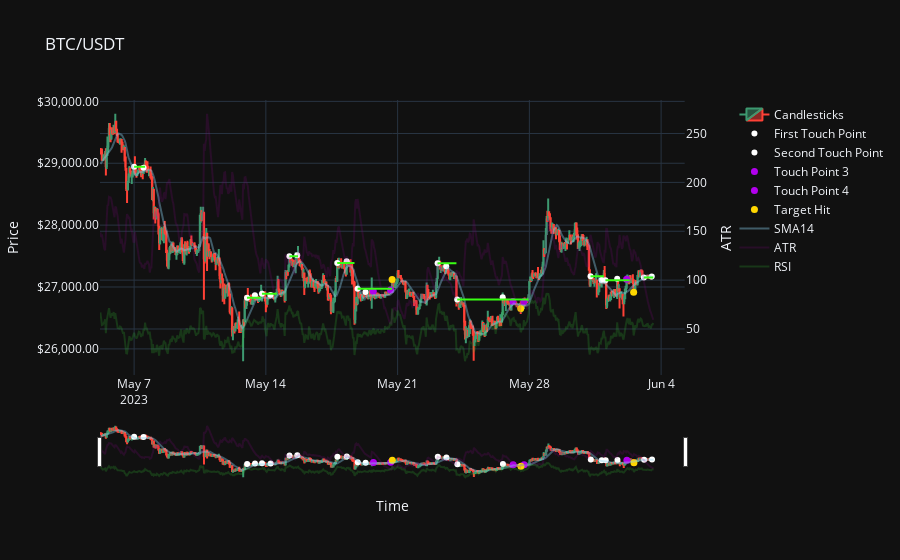
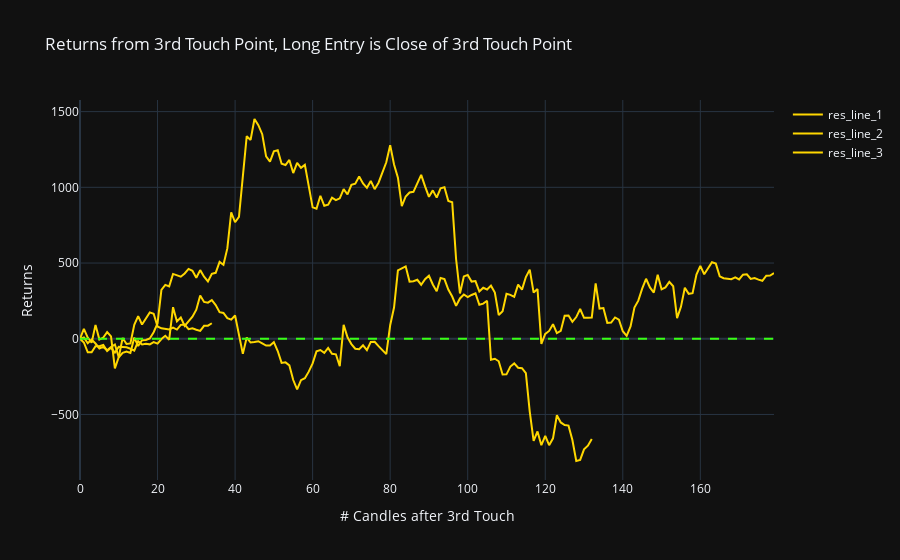

Source (notebook cell) for these figures, in order:
### Code cell
# Candlestick plot
fig = make_subplots(specs=[[{"secondary_y": True}]])

# Plots candlestick graph with atr, rsi, sma, horizontal resistance line, all touch points and target hit point.
candlestick_trace = go.Candlestick(x=df['time'], open=df['open'], high=df['high'], low=df['low'], close=df['close'], name='Candlesticks')
atr_trace = go.Scatter(x=df['time'], y=df['atr'], mode='lines', name='ATR', line=dict(color='purple'), opacity=0.2)
first_touch_trace = go.Scatter(x=resistance_df['initial_point'], y=resistance_df['line_price'], mode='markers', name='First Touch Point', marker=dict(color='white', size=6))
second_touch_trace = go.Scatter(x=resistance_df['touch_2'], y=resistance_df['touch_2_price'], mode='markers', name='Second Touch Point', marker=dict(color='white', size=6))
target_trace = go.Scatter(x=resistance_df['target_hit_time'], y=resistance_df['net_pl'] + resistance_df['entry_price'], mode='markers', name='Target Hit', marker=dict(color='#FFD700', size=7))
sma_trace = go.Scatter(x=df['time'], y=df['sma14'], mode='lines', name='SMA14', line=dict(color='#87CEEB'), opacity=0.4)
rsi_trace = go.Scatter(x=df['time'], y=df['rsi'], mode='lines', name='RSI', line=dict(color='#32CD32'), opacity=0.2)

fig.add_trace(candlestick_trace, secondary_y=False)
fig.add_trace(first_touch_trace, secondary_y=False)
fig.add_trace(second_touch_trace, secondary_y=False)

# adding multiple touch point traces to the figure starting with 'touch_point_3'.
for i in range(3, len(resistance_df.columns)):
    touch_point_column = 'touch_point_' + str(i)
    touch_price_column = 'touch_point_' + str(i) + '_price'
    # If a column name exists in the df in the format 'touch_point_i', a trace is created for the touch points in that column and added to graph.
    if touch_point_column in resistance_df.columns:
        touch_point_trace = go.Scatter(x=resistance_df[touch_point_column], y=resistance_df[touch_price_column], mode='markers', name=f'Touch Point {i}', marker=dict(color='#B200ED', size=7))
        fig.add_trace(touch_point_trace, secondary_y=False)

fig.add_trace(target_trace, secondary_y=False)
fig.add_trace(sma_trace, secondary_y=False)
fig.add_trace(atr_trace, secondary_y=True)
fig.add_trace(rsi_trace, secondary_y=True)

fig.update_layout(title='BTC/USDT', xaxis_title='Time', template="plotly_dark")
fig.update_yaxes(title_text='Price', secondary_y=False, tickformat="$,.2f", autorange=True, fixedrange=False)
fig.update_yaxes(title_text='ATR', secondary_y=True)

# Adds the horizontal resistance lines to graph. Iterates through each row of the resistance_df.
for _, row in resistance_df.iterrows():
    start_time = row['initial_point']
    end_time = row['end_of_line']
    price = row['line_price']
    
    fig.add_shape(type="line", x0=start_time, y0=price, x1=end_time, y1=price, line=dict(color='#39FF14', width=2), xref='x', yref='y')

fig.show()

# Returns plot
fig = go.Figure()

# Creates a trace for each item in the returns_dict and adds them to the second figure.
# Each item in returns_dict represents the return series from a particular resistance line, starting from the third touch point.
for idx, (_, returns) in enumerate(returns_dict.items()):
    scatter_trace = go.Scatter(y=returns, mode='lines', name=f'res_line_{idx + 1}', line=dict(color='#FFD700'))
    fig.add_trace(scatter_trace)

fig.add_hline(y=0, line=dict(color='#39FF14', width=2, dash='dash'))
fig.update_layout(title="Returns from 3rd Touch Point, Long Entry is Close of 3rd Touch Point", xaxis_title="# Candles after 3rd Touch", yaxis_title="Returns", template="plotly_dark")
fig.show()

### Figure 1 — Plotly figure (JSON) as saved in the notebook; plotly's stock layout.template omitted (floating-point values rounded to 4 significant figures; data arrays with more than 128 entries replaced by an {"elided": "..."} marker saying what was removed)
{"data": [{"close": {"elided": "706 float values"}, "high": {"elided": "706 float values"}, "low": {"elided": "706 float values"}, "name": "Candlesticks", "open": {"elided": "706 float values"}, "type": "candlestick", "x": {"elided": "706 str values"}, "xaxis": "x", "yaxis": "y"}, {"marker": {"color": "white", "size": 6}, "mode": "markers", "name": "First Touch Point", "type": "scatter", "x": ["2023-05-07T00:00:00", "2023-05-13T00:00:00", "2023-05-13T19:00:00", "2023-05-15T06:00:00", "2023-05-17T19:00:00", "2023-05-18T21:00:00", "2023-05-23T03:00:00", "2023-05-24T04:00:00", "2023-05-31T06:00:00", "2023-06-01T01:00:00", "2023-06-03T02:00:00"], "xaxis": "x", "y": [28940.0, 26830.0, 26890.0, 27500.0, 27390.0, 26970.0, 27380.0, 26800.0, 27170.0, 27110.0, 27150.0], "yaxis": "y"}, {"marker": {"color": "white", "size": 6}, "mode": "markers", "name": "Second Touch Point", "type": "scatter", "x": ["2023-05-07T12:00:00", "2023-05-13T10:00:00", "2023-05-14T06:00:00", "2023-05-15T16:00:00", "2023-05-18T07:00:00", "2023-05-19T07:00:00", "2023-05-23T14:00:00", "2023-05-26T14:00:00", "2023-05-31T20:00:00", "2023-06-01T16:00:00", "2023-06-03T12:00:00"], "xaxis": "x", "y": [28930.0, 26870.0, 26870.0, 27510.0, 27410.0, 26920.0, 27340.0, 26830.0, 27110.0, 27130.0, 27170.0], "yaxis": "y"}, {"marker": {"color": "#B200ED", "size": 7}, "mode": "markers", "name": "Touch Point 3", "type": "scatter", "x": [null, null, null, null, null, "2023-05-19T17:00:00", null, "2023-05-27T03:00:00", null, "2023-06-02T04:00:00", null], "xaxis": "x", "y": [null, null, null, null, null, 26930.0, null, 26760.0, null, 27130.0, null], "yaxis": "y"}, {"marker": {"color": "#B200ED", "size": 7}, "mode": "markers", "name": "Touch Point 4", "type": "scatter", "x": [null, null, null, null, null, "2023-05-20T15:00:00", null, "2023-05-27T17:00:00", null, null, null], "xaxis": "x", "y": [null, null, null, null, null, 26950.0, null, 26760.0, null, null, null], "yaxis": "y"}, {"marker": {"color": "#FFD700", "size": 7}, "mode": "markers", "name": "Target Hit", "type": "scatter", "x": [null, null, null, null, null, "2023-05-20T17:00:00", null, "2023-05-27T13:00:00", null, "2023-06-02T13:00:00", null], "xaxis": "x", "y": [null, null, null, null, null, 27120.0, null, 26650.0, null, 26910.0, null], "yaxis": "y"}, {"line": {"color": "#87CEEB"}, "mode": "lines", "name": "SMA14", "opacity": 0.4, "type": "scatter", "x": {"elided": "706 str values"}, "xaxis": "x", "y": {"elided": "706 float values"}, "yaxis": "y"}, {"line": {"color": "purple"}, "mode": "lines", "name": "ATR", "opacity": 0.2, "type": "scatter", "x": {"elided": "706 str values"}, "xaxis": "x", "y": {"elided": "706 float values"}, "yaxis": "y2"}, {"line": {"color": "#32CD32"}, "mode": "lines", "name": "RSI", "opacity": 0.2, "type": "scatter", "x": {"elided": "706 str values"}, "xaxis": "x", "y": {"elided": "706 float values"}, "yaxis": "y2"}], "layout": {"shapes": [{"line": {"color": "#39FF14", "width": 2}, "type": "line", "x0": "2023-05-07T00:00:00", "x1": "2023-05-07T14:00:00", "xref": "x", "y0": 28940.0, "y1": 28940.0, "yref": "y"}, {"line": {"color": "#39FF14", "width": 2}, "type": "line", "x0": "2023-05-13T00:00:00", "x1": "2023-05-13T18:00:00", "xref": "x", "y0": 26830.0, "y1": 26830.0, "yref": "y"}, {"line": {"color": "#39FF14", "width": 2}, "type": "line", "x0": "2023-05-13T19:00:00", "x1": "2023-05-14T14:00:00", "xref": "x", "y0": 26890.0, "y1": 26890.0, "yref": "y"}, {"line": {"color": "#39FF14", "width": 2}, "type": "line", "x0": "2023-05-15T06:00:00", "x1": "2023-05-15T17:00:00", "xref": "x", "y0": 27500.0, "y1": 27500.0, "yref": "y"}, {"line": {"color": "#39FF14", "width": 2}, "type": "line", "x0": "2023-05-17T19:00:00", "x1": "2023-05-18T17:00:00", "xref": "x", "y0": 27390.0, "y1": 27390.0, "yref": "y"}, {"line": {"color": "#39FF14", "width": 2}, "type": "line", "x0": "2023-05-18T21:00:00", "x1": "2023-05-20T17:00:00", "xref": "x", "y0": 26970.0, "y1": 26970.0, "yref": "y"}, {"line": {"color": "#39FF14", "width": 2}, "type": "line", "x0": "2023-05-23T03:00:00", "x1": "2023-05-24T03:00:00", "xref": "x", "y0": 27380.0, "y1": 27380.0, "yref": "y"}, {"line": {"color": "#39FF14", "width": 2}, "type": "line", "x0": "2023-05-24T04:00:00", "x1": "2023-05-27T23:00:00", "xref": "x", "y0": 26800.0, "y1": 26800.0, "yref": "y"}, {"line": {"color": "#39FF14", "width": 2}, "type": "line", "x0": "2023-05-31T06:00:00", "x1": "2023-05-31T23:00:00", "xref": "x", "y0": 27170.0, "y1": 27170.0, "yref": "y"}, {"line": {"color": "#39FF14", "width": 2}, "type": "line", "x0": "2023-06-01T01:00:00", "x1": "2023-06-02T08:00:00", "xref": "x", "y0": 27110.0, "y1": 27110.0, "yref": "y"}, {"line": {"color": "#39FF14", "width": 2}, "type": "line", "x0": "2023-06-03T02:00:00", "x1": "2023-06-03T14:00:00", "xref": "x", "y0": 27150.0, "y1": 27150.0, "yref": "y"}], "title": {"text": "BTC/USDT"}, "xaxis": {"anchor": "y", "domain": [0, 0.94], "title": {"text": "Time"}}, "yaxis": {"anchor": "x", "autorange": true, "domain": [0, 1], "fixedrange": false, "tickformat": "$,.2f", "title": {"text": "Price"}}, "yaxis2": {"anchor": "x", "overlaying": "y", "side": "right", "title": {"text": "ATR"}}}}

### Figure 2 — Plotly figure (JSON) as saved in the notebook; plotly's stock layout.template omitted (floating-point values rounded to 4 significant figures; data arrays with more than 128 entries replaced by an {"elided": "..."} marker saying what was removed)
{"data": [{"line": {"color": "#FFD700"}, "mode": "lines", "name": "res_line_1", "type": "scatter", "y": {"elided": "133 float values"}}, {"line": {"color": "#FFD700"}, "mode": "lines", "name": "res_line_2", "type": "scatter", "y": {"elided": "180 float values"}}, {"line": {"color": "#FFD700"}, "mode": "lines", "name": "res_line_3", "type": "scatter", "y": [0, 64.8, 7.6, -26.4, 91.4, -5.2, 8.1, 44.2, 15.3, -195.4, -120.7, 5.1, -34.5, -30.7, 92.6, 149.9, 94.3, 134.8, 174, 164.9, 81.1, 68.6, 63.7, 61.8, 73.6, 60.8, 91.7, 93.9, 63.4, 69, 59.1, 51.5, 85.3, 86.2, 102.4]}], "layout": {"shapes": [{"line": {"color": "#39FF14", "dash": "dash", "width": 2}, "type": "line", "x0": 0, "x1": 1, "xref": "x domain", "y0": 0, "y1": 0, "yref": "y"}], "title": {"text": "Returns from 3rd Touch Point, Long Entry is Close of 3rd Touch Point"}, "xaxis": {"title": {"text": "# Candles after 3rd Touch"}}, "yaxis": {"title": {"text": "Returns"}}}}
